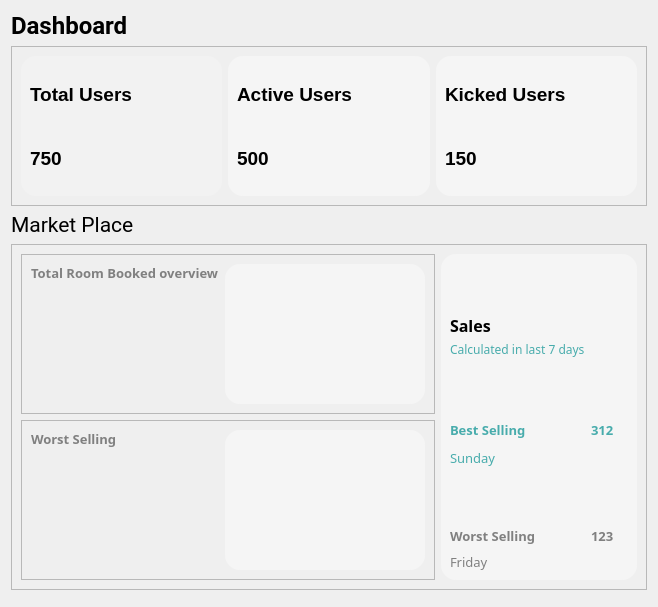
      <widget class="QWidget" name="Dashboard_2">
       <layout class="QVBoxLayout" name="verticalLayout_3">
        <item>
         <widget class="QLabel" name="label_16">
          <property name="maximumSize">
           <size>
            <width>16777215</width>
            <height>60</height>
           </size>
          </property>
          <property name="font">
           <font>
            <family>Roboto</family>
            <pointsize>18</pointsize>
            <weight>75</weight>
            <bold>true</bold>
           </font>
          </property>
          <property name="text">
           <string>Dashboard</string>
          </property>
         </widget>
        </item>
        <item alignment="Qt::AlignTop">
         <widget class="QFrame" name="frame_19">
          <property name="frameShape">
           <enum>QFrame::StyledPanel</enum>
          </property>
          <property name="frameShadow">
           <enum>QFrame::Raised</enum>
          </property>
          <layout class="QGridLayout" name="gridLayout_21">
           <item row="0" column="0">
            <widget class="QFrame" name="frame_14">
             <property name="sizePolicy">
              <sizepolicy hsizetype="Expanding" vsizetype="Preferred">
               <horstretch>0</horstretch>
               <verstretch>0</verstretch>
              </sizepolicy>
             </property>
             <property name="minimumSize">
              <size>
               <width>180</width>
               <height>140</height>
              </size>
             </property>
             <property name="maximumSize">
              <size>
               <width>16777215</width>
               <height>140</height>
              </size>
             </property>
             <property name="styleSheet">
              <string notr="true">background:#F2F2F2;
border-radius:15px;
color:black;</string>
             </property>
             <property name="frameShape">
              <enum>QFrame::StyledPanel</enum>
             </property>
             <property name="frameShadow">
              <enum>QFrame::Raised</enum>
             </property>
             <layout class="QGridLayout" name="gridLayout_22">
              <property name="sizeConstraint">
               <enum>QLayout::SetMinAndMaxSize</enum>
              </property>
              <item row="1" column="0">
               <widget class="QLabel" name="label_24">
                <property name="font">
                 <font>
                  <pointsize>14</pointsize>
                  <weight>75</weight>
                  <bold>true</bold>
                 </font>
                </property>
                <property name="styleSheet">
                 <string notr="true">text-align:center;
color:black;</string>
                </property>
                <property name="text">
                 <string>750</string>
                </property>
               </widget>
              </item>
              <item row="0" column="0">
               <widget class="QLabel" name="label_25">
                <property name="font">
                 <font>
                  <pointsize>14</pointsize>
                  <weight>75</weight>
                  <bold>true</bold>
                 </font>
                </property>
                <property name="styleSheet">
                 <string notr="true">text-align:center;
color:black;</string>
                </property>
                <property name="text">
                 <string>Total Users</string>
                </property>
               </widget>
              </item>
             </layout>
            </widget>
           </item>
           <item row="0" column="1">
            <widget class="QFrame" name="frame_25">
             <property name="sizePolicy">
              <sizepolicy hsizetype="Expanding" vsizetype="Preferred">
               <horstretch>0</horstretch>
               <verstretch>0</verstretch>
              </sizepolicy>
             </property>
             <property name="minimumSize">
              <size>
               <width>180</width>
               <height>140</height>
              </size>
             </property>
             <property name="styleSheet">
              <string notr="true">background:#f5f5f5;
border-radius:15px;</string>
             </property>
             <property name="frameShape">
              <enum>QFrame::StyledPanel</enum>
             </property>
             <property name="frameShadow">
              <enum>QFrame::Raised</enum>
             </property>
             <layout class="QGridLayout" name="gridLayout_23">
              <item row="0" column="0">
               <widget class="QLabel" name="label_26">
                <property name="font">
                 <font>
                  <pointsize>14</pointsize>
                  <weight>75</weight>
                  <bold>true</bold>
                 </font>
                </property>
                <property name="styleSheet">
                 <string notr="true">text-align:center;
color:black;</string>
                </property>
                <property name="text">
                 <string>Active Users</string>
                </property>
               </widget>
              </item>
              <item row="1" column="0">
               <widget class="QLabel" name="label_27">
                <property name="font">
                 <font>
                  <pointsize>14</pointsize>
                  <weight>75</weight>
                  <bold>true</bold>
                 </font>
                </property>
                <property name="styleSheet">
                 <string notr="true">text-align:center;
color:black;</string>
                </property>
                <property name="text">
                 <string>500</string>
                </property>
               </widget>
              </item>
             </layout>
            </widget>
           </item>
           <item row="0" column="2">
            <widget class="QFrame" name="frame_32">
             <property name="sizePolicy">
              <sizepolicy hsizetype="Expanding" vsizetype="Preferred">
               <horstretch>0</horstretch>
               <verstretch>0</verstretch>
              </sizepolicy>
             </property>
             <property name="minimumSize">
              <size>
               <width>180</width>
               <height>140</height>
              </size>
             </property>
             <property name="styleSheet">
              <string notr="true">background:#f5f5f5;
border-radius:15px;</string>
             </property>
             <property name="frameShape">
              <enum>QFrame::StyledPanel</enum>
             </property>
             <property name="frameShadow">
              <enum>QFrame::Raised</enum>
             </property>
             <layout class="QGridLayout" name="gridLayout_24">
              <item row="0" column="0">
               <widget class="QLabel" name="label_28">
                <property name="font">
                 <font>
                  <pointsize>14</pointsize>
                  <weight>75</weight>
                  <bold>true</bold>
                 </font>
                </property>
                <property name="styleSheet">
                 <string notr="true">text-align:center;
color:black;</string>
                </property>
                <property name="text">
                 <string>Kicked Users</string>
                </property>
               </widget>
              </item>
              <item row="1" column="0">
               <widget class="QLabel" name="label_29">
                <property name="font">
                 <font>
                  <pointsize>14</pointsize>
                  <weight>75</weight>
                  <bold>true</bold>
                 </font>
                </property>
                <property name="styleSheet">
                 <string notr="true">text-align:center;
color:black;</string>
                </property>
                <property name="text">
                 <string>150</string>
                </property>
               </widget>
              </item>
             </layout>
            </widget>
           </item>
          </layout>
         </widget>
        </item>
        <item>
         <widget class="QLabel" name="label_30">
          <property name="maximumSize">
           <size>
            <width>16777215</width>
            <height>70</height>
           </size>
          </property>
          <property name="font">
           <font>
            <family>Roboto</family>
            <pointsize>16</pointsize>
            <weight>50</weight>
            <bold>false</bold>
           </font>
          </property>
          <property name="text">
           <string>Market Place</string>
          </property>
         </widget>
        </item>
        <item>
         <widget class="QFrame" name="frame_33">
          <property name="frameShape">
           <enum>QFrame::StyledPanel</enum>
          </property>
          <property name="frameShadow">
           <enum>QFrame::Raised</enum>
          </property>
          <layout class="QGridLayout" name="gridLayout_25">
           <item row="0" column="1" rowspan="3">
            <widget class="QFrame" name="frame_65">
             <property name="styleSheet">
              <string notr="true">background:#f5f5f5;
border-radius:15px;</string>
             </property>
             <property name="frameShape">
              <enum>QFrame::StyledPanel</enum>
             </property>
             <property name="frameShadow">
              <enum>QFrame::Raised</enum>
             </property>
             <layout class="QGridLayout" name="gridLayout_26">
              <item row="7" column="1">
               <widget class="QLabel" name="label_57">
                <property name="font">
                 <font>
                  <family>Century Gothic</family>
                  <pointsize>10</pointsize>
                  <weight>75</weight>
                  <bold>true</bold>
                 </font>
                </property>
                <property name="styleSheet">
                 <string notr="true">color: grey;</string>
                </property>
                <property name="text">
                 <string>Worst Selling</string>
                </property>
                <property name="alignment">
                 <set>Qt::AlignBottom|Qt::AlignLeading|Qt::AlignLeft</set>
                </property>
               </widget>
              </item>
              <item row="5" column="2">
               <widget class="QLabel" name="label_58">
                <property name="font">
                 <font>
                  <family>Century Gothic</family>
                  <pointsize>10</pointsize>
                  <weight>75</weight>
                  <bold>true</bold>
                 </font>
                </property>
                <property name="styleSheet">
                 <string notr="true">color:#48ACAC</string>
                </property>
                <property name="text">
                 <string>312</string>
                </property>
                <property name="alignment">
                 <set>Qt::AlignBottom|Qt::AlignLeading|Qt::AlignLeft</set>
                </property>
               </widget>
              </item>
              <item row="5" column="1">
               <widget class="QLabel" name="label_59">
                <property name="font">
                 <font>
                  <family>Century Gothic</family>
                  <pointsize>10</pointsize>
                  <weight>75</weight>
                  <bold>true</bold>
                 </font>
                </property>
                <property name="styleSheet">
                 <string notr="true">color:#48ACAC</string>
                </property>
                <property name="text">
                 <string>Best Selling</string>
                </property>
                <property name="alignment">
                 <set>Qt::AlignBottom|Qt::AlignLeading|Qt::AlignLeft</set>
                </property>
               </widget>
              </item>
              <item row="6" column="1">
               <widget class="QLabel" name="label_44">
                <property name="minimumSize">
                 <size>
                  <width>0</width>
                  <height>20</height>
                 </size>
                </property>
                <property name="maximumSize">
                 <size>
                  <width>16777215</width>
                  <height>15</height>
                 </size>
                </property>
                <property name="font">
                 <font>
                  <family>Century Gothic</family>
                  <pointsize>10</pointsize>
                  <weight>50</weight>
                  <bold>false</bold>
                 </font>
                </property>
                <property name="styleSheet">
                 <string notr="true">color:#48ACAC</string>
                </property>
                <property name="text">
                 <string>Sunday</string>
                </property>
                <property name="alignment">
                 <set>Qt::AlignBottom|Qt::AlignLeading|Qt::AlignLeft</set>
                </property>
               </widget>
              </item>
              <item row="8" column="1">
               <widget class="QLabel" name="label_60">
                <property name="minimumSize">
                 <size>
                  <width>0</width>
                  <height>20</height>
                 </size>
                </property>
                <property name="maximumSize">
                 <size>
                  <width>16777215</width>
                  <height>20</height>
                 </size>
                </property>
                <property name="font">
                 <font>
                  <family>Century Gothic</family>
                  <pointsize>10</pointsize>
                  <weight>50</weight>
                  <bold>false</bold>
                 </font>
                </property>
                <property name="styleSheet">
                 <string notr="true">color: grey;</string>
                </property>
                <property name="text">
                 <string>Friday</string>
                </property>
                <property name="alignment">
                 <set>Qt::AlignBottom|Qt::AlignLeading|Qt::AlignLeft</set>
                </property>
               </widget>
              </item>
              <item row="7" column="3">
               <widget class="QLabel" name="label_40">
                <property name="font">
                 <font>
                  <family>Century Gothic</family>
                  <pointsize>10</pointsize>
                  <weight>75</weight>
                  <bold>true</bold>
                 </font>
                </property>
                <property name="styleSheet">
                 <string notr="true">color:#48ACAC;
image: url(:/Icons/Icons/icons8-scroll-down-50.png);</string>
                </property>
                <property name="text">
                 <string/>
                </property>
               </widget>
              </item>
              <item row="7" column="2">
               <widget class="QLabel" name="label_61">
                <property name="font">
                 <font>
                  <family>Century Gothic</family>
                  <pointsize>10</pointsize>
                  <weight>75</weight>
                  <bold>true</bold>
                 </font>
                </property>
                <property name="styleSheet">
                 <string notr="true">color: grey;</string>
                </property>
                <property name="text">
                 <string>123</string>
                </property>
                <property name="alignment">
                 <set>Qt::AlignBottom|Qt::AlignLeading|Qt::AlignLeft</set>
                </property>
               </widget>
              </item>
              <item row="3" column="1">
               <widget class="QLabel" name="label_46">
                <property name="font">
                 <font>
                  <family>Century Gothic</family>
                  <pointsize>12</pointsize>
                  <weight>75</weight>
                  <bold>true</bold>
                 </font>
                </property>
                <property name="styleSheet">
                 <string notr="true">color:black</string>
                </property>
                <property name="text">
                 <string>Sales</string>
                </property>
                <property name="alignment">
                 <set>Qt::AlignBottom|Qt::AlignLeading|Qt::AlignLeft</set>
                </property>
               </widget>
              </item>
              <item row="5" column="3">
               <widget class="QLabel" name="label_38">
                <property name="font">
                 <font>
                  <family>Century Gothic</family>
                  <pointsize>10</pointsize>
                  <weight>75</weight>
                  <bold>true</bold>
                 </font>
                </property>
                <property name="styleSheet">
                 <string notr="true">color:#48ACAC;
image: url(:/Icons/Icons/icons8-scroll-up-50.png);</string>
                </property>
                <property name="text">
                 <string/>
                </property>
               </widget>
              </item>
              <item row="4" column="1">
               <widget class="QLabel" name="label_31">
                <property name="maximumSize">
                 <size>
                  <width>16777215</width>
                  <height>15</height>
                 </size>
                </property>
                <property name="font">
                 <font>
                  <family>Century Gothic</family>
                  <pointsize>9</pointsize>
                  <weight>50</weight>
                  <bold>false</bold>
                 </font>
                </property>
                <property name="styleSheet">
                 <string notr="true">color: #48ACAC;</string>
                </property>
                <property name="text">
                 <string>Calculated in last 7 days</string>
                </property>
                <property name="alignment">
                 <set>Qt::AlignBottom|Qt::AlignLeading|Qt::AlignLeft</set>
                </property>
               </widget>
              </item>
             </layout>
            </widget>
           </item>
           <item row="2" column="0">
            <widget class="QFrame" name="frame_34">
             <property name="frameShape">
              <enum>QFrame::StyledPanel</enum>
             </property>
             <property name="frameShadow">
              <enum>QFrame::Raised</enum>
             </property>
             <layout class="QGridLayout" name="gridLayout_27">
              <item row="0" column="0" alignment="Qt::AlignTop">
               <widget class="QLabel" name="label_62">
                <property name="font">
                 <font>
                  <family>Century Gothic</family>
                  <pointsize>10</pointsize>
                  <weight>75</weight>
                  <bold>true</bold>
                 </font>
                </property>
                <property name="styleSheet">
                 <string notr="true">color: grey;</string>
                </property>
                <property name="text">
                 <string>Worst Selling</string>
                </property>
                <property name="alignment">
                 <set>Qt::AlignBottom|Qt::AlignLeading|Qt::AlignLeft</set>
                </property>
               </widget>
              </item>
              <item row="0" column="1">
               <widget class="QLabel" name="lblSalePerDay_3">
                <property name="minimumSize">
                 <size>
                  <width>200</width>
                  <height>140</height>
                 </size>
                </property>
                <property name="styleSheet">
                 <string notr="true">background:#f5f5f5;
border-radius:15px;</string>
                </property>
                <property name="text">
                 <string/>
                </property>
               </widget>
              </item>
             </layout>
            </widget>
           </item>
           <item row="0" column="0" rowspan="2">
            <widget class="QFrame" name="frame_35">
             <property name="frameShape">
              <enum>QFrame::StyledPanel</enum>
             </property>
             <property name="frameShadow">
              <enum>QFrame::Raised</enum>
             </property>
             <layout class="QGridLayout" name="gridLayout_28">
              <item row="0" column="0" alignment="Qt::AlignTop">
               <widget class="QLabel" name="label_63">
                <property name="font">
                 <font>
                  <family>Century Gothic</family>
                  <pointsize>10</pointsize>
                  <weight>75</weight>
                  <bold>true</bold>
                 </font>
                </property>
                <property name="styleSheet">
                 <string notr="true">color: grey;</string>
                </property>
                <property name="text">
                 <string>Total Room Booked overview</string>
                </property>
                <property name="alignment">
                 <set>Qt::AlignBottom|Qt::AlignLeading|Qt::AlignLeft</set>
                </property>
               </widget>
              </item>
              <item row="0" column="1">
               <widget class="QLabel" name="lblSalePerDay_4">
                <property name="minimumSize">
                 <size>
                  <width>200</width>
                  <height>140</height>
                 </size>
                </property>
                <property name="styleSheet">
                 <string notr="true">background:#f5f5f5;
border-radius:15px;</string>
                </property>
                <property name="text">
                 <string/>
                </property>
               </widget>
              </item>
             </layout>
            </widget>
           </item>
          </layout>
         </widget>
        </item>
        <item>
         <widget class="QFrame" name="frame_36">
          <property name="frameShape">
           <enum>QFrame::StyledPanel</enum>
          </property>
          <property name="frameShadow">
           <enum>QFrame::Raised</enum>
          </property>
         </widget>
        </item>
       </layout>
      </widget>
